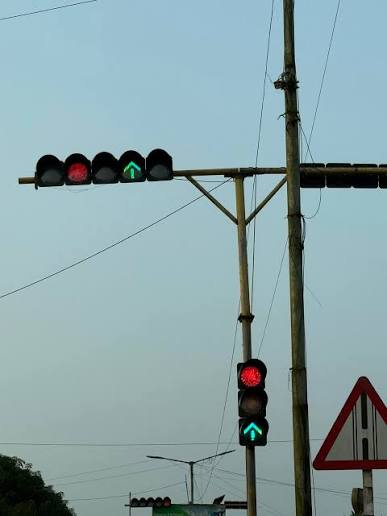
#> input picture samples/real_sign_1.jpg, 387 x 516 px
$ python -i model.py   (imports and definitions only)
#> lines starting #> are read from the running program, lines starting #| are printed output that depends on the picture
#> further down, picture is the input picture: shape (516, 387, 3); mean B, G, R 166.1, 162.1, 137
"""
model.py
========
Feature extraction + classifier for traffic sign recognition.

DESIGN NOTE
This project uses classical hand-crafted features (HOG for shape/edge
structure + HSV color histograms for sign color, which is a very
strong signal in traffic signs: red=prohibition/danger, blue=mandatory
/informational, yellow=warning) fed into a RandomForest classifier
from scikit-learn.

This choice is deliberate for this environment: it trains in seconds
on CPU with no GPU or large framework (torch/tensorflow) download,
while still demonstrating the full "computer vision -> classification"
stage the project requires.

UPGRADING TO A CNN (recommended for production / a real dataset)
The interface is intentionally identical to what a CNN wrapper would
expose (`extract_features`/`SignClassifier.predict`), so you can swap
`SignClassifier` for a `torch.nn.Module`-based classifier later
without touching `pipeline.py`, `nlp_instructions.py` or `tts_engine.py`.
A ready-made upgrade path: replace this file with a small CNN
(e.g. 4 conv blocks + FC head) trained on real GTSRB images resized to
32x32 or 64x64 - the rest of the pipeline stays the same.
"""

import numpy as np
import cv2
import joblib
from skimage.feature import hog
from sklearn.ensemble import RandomForestClassifier
from sklearn.model_selection import train_test_split
from sklearn.metrics import classification_report, accuracy_score

from src.sign_config import NUM_CLASSES


def extract_features(img_bgr):
    """Convert a BGR sign image into a fixed-length feature vector."""
    img = cv2.resize(img_bgr, (64, 64))
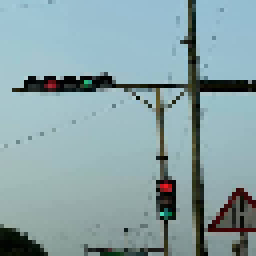
#> img: shape (64, 64, 3) (shown 4 times larger); mean B, G, R 166.1, 162.1, 136.9
    gray = cv2.cvtColor(img, cv2.COLOR_BGR2GRAY)
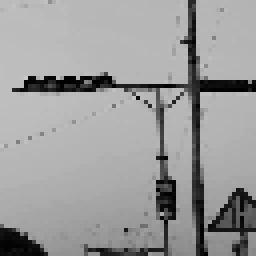
#> gray: shape (64, 64) (shown 4 times larger); min 0, max 200, mean 155

    # Shape / edge structure
    hog_feat = hog(
        gray, orientations=9, pixels_per_cell=(8, 8),
        cells_per_block=(2, 2), block_norm="L2-Hys", feature_vector=True,
    )
#> hog_feat = 1764 values, max 0.524 at index 310, min 0 at index 1, mean 0.103

    # Color signal (sign color is highly discriminative: red/blue/yellow)
    hsv = cv2.cvtColor(img, cv2.COLOR_BGR2HSV)
#> hsv: shape (64, 64, 3); mean H, S, V 88.9, 58.8, 168.8
    hist_h = cv2.calcHist([hsv], [0], None, [16], [0, 180]).flatten()
#> hist_h = [43, 18, 101, 89, 75, 63, 76, 832, 2732, 7, 5, 3, 4, 2, 8, 38]
    hist_s = cv2.calcHist([hsv], [1], None, [16], [0, 256]).flatten()
#> hist_s = [31, 444, 1568, 1006, 648, 43, 41, 37, 44, 35, 33, 36, 24, 32, 30, 44]
    hist_h = hist_h / (hist_h.sum() + 1e-6)
#> hist_h = [0.0105, 0.00439, 0.0247, 0.0217, 0.0183, 0.0154, 0.0186, 0.203, 0.667, 0.00171, 0.00122, 0.000732, 0.000977, 0.000488, 0.00195, 0.00928]
    hist_s = hist_s / (hist_s.sum() + 1e-6)
#> hist_s = [0.00757, 0.108, 0.383, 0.246, 0.158, 0.0105, 0.01, 0.00903, 0.0107, 0.00854, 0.00806, 0.00879, 0.00586, 0.00781, 0.00732, 0.0107]

    return np.concatenate([hog_feat, hist_h, hist_s]).astype(np.float32)


def build_feature_matrix(images):
    return np.array([extract_features(im) for im in images], dtype=np.float32)


class SignClassifier:
    """Thin wrapper around the trained model + label metadata."""

    # [65 lines left out: functions __init__, fit, predict, predict_topk, not called in this run]

    def save(self, path="models/sign_classifier.joblib"):
        joblib.dump(self.clf, path)

    # [4 lines left out: function load, not called in this run]

>>> import cv2
>>> picture = cv2.imread('../samples/real_sign_1.jpg')
>>> result = extract_features(picture)
#> result = 1796 values, max 0.667 at index 1772, min 0 at index 1, mean 0.102
